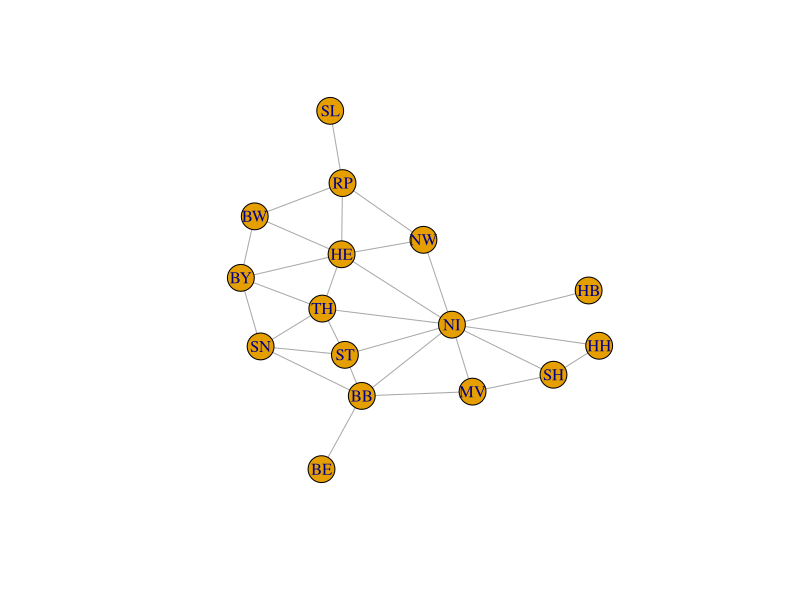
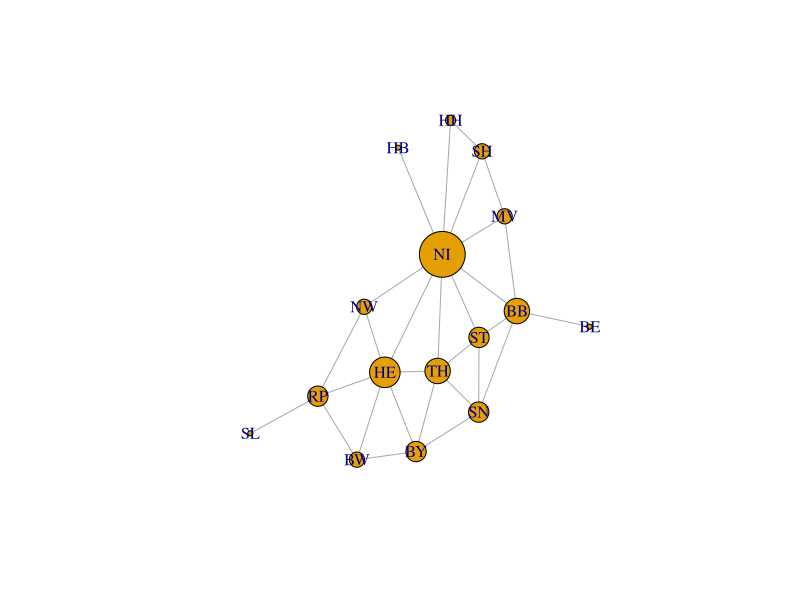
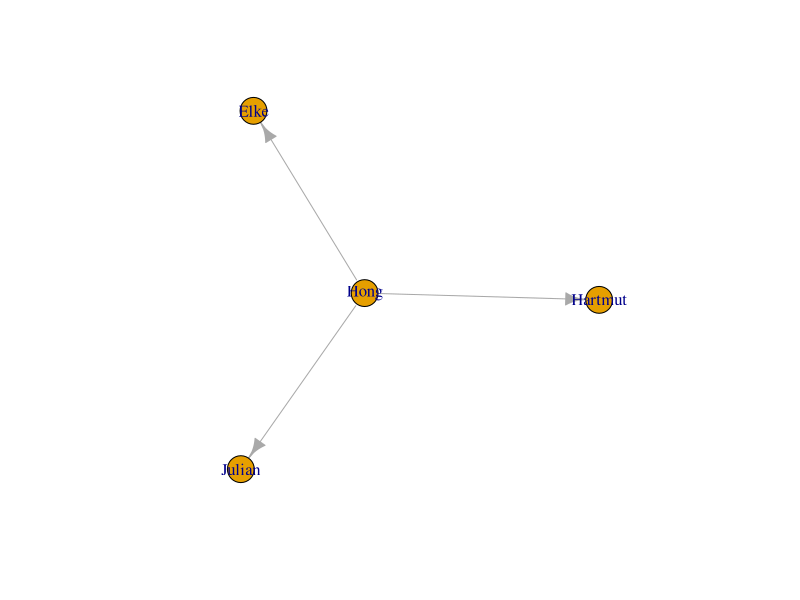
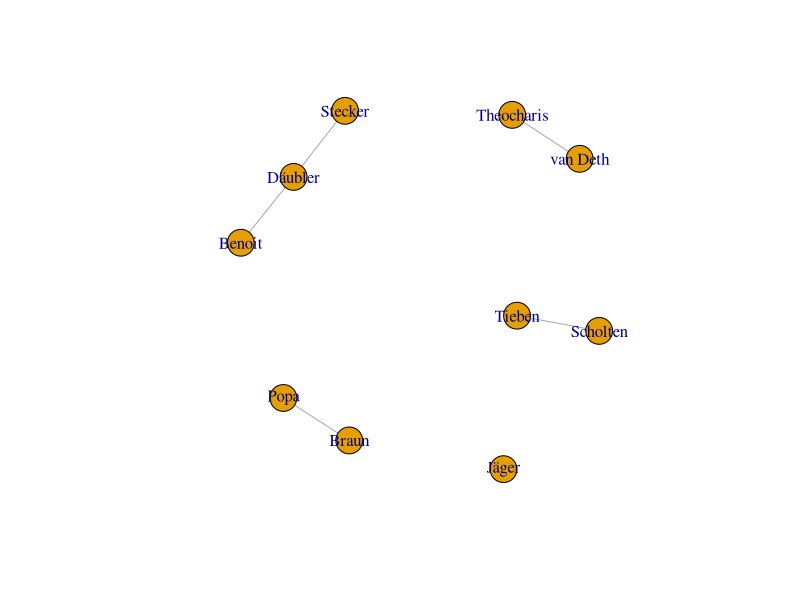
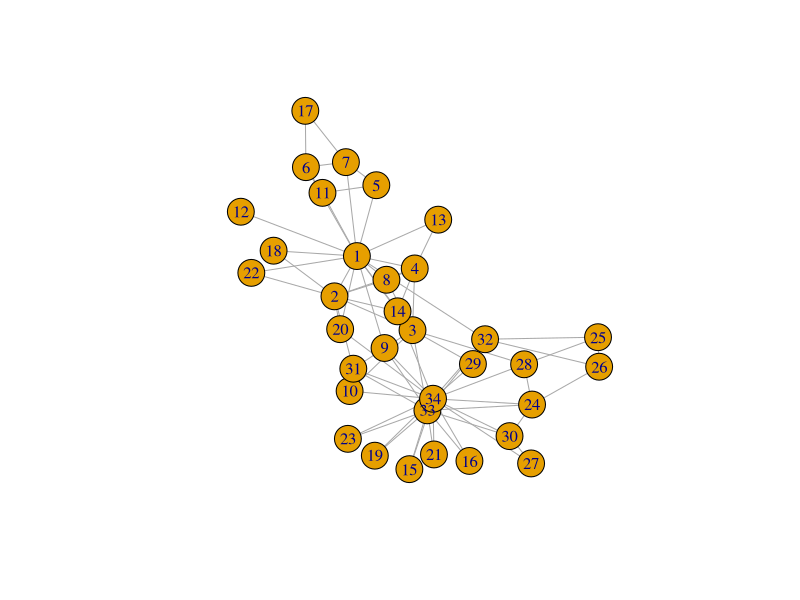
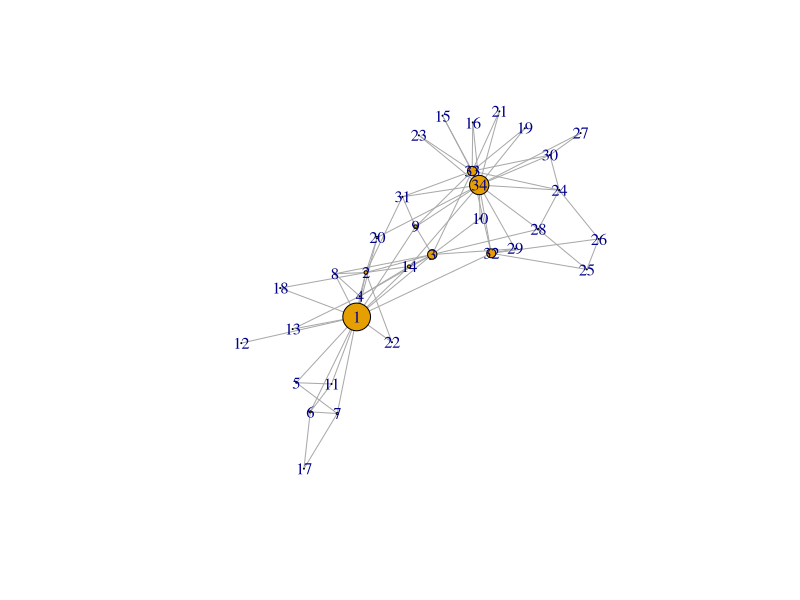
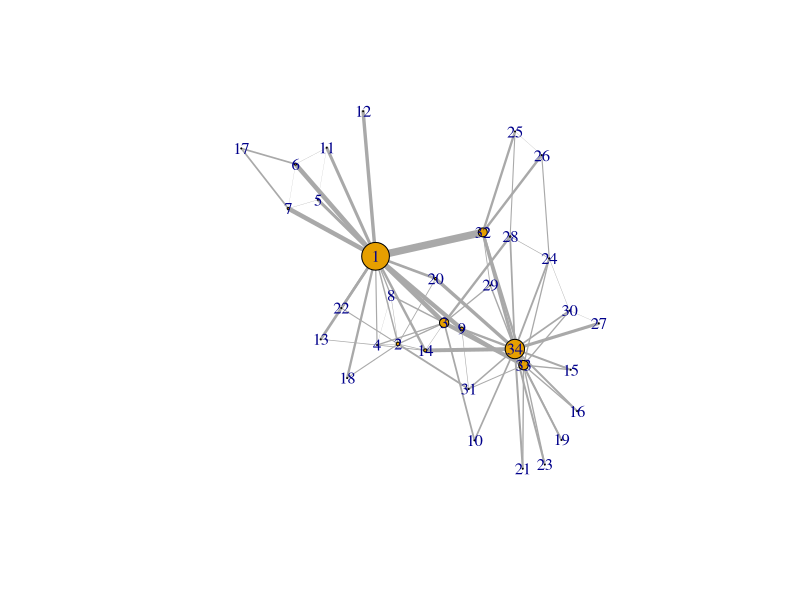
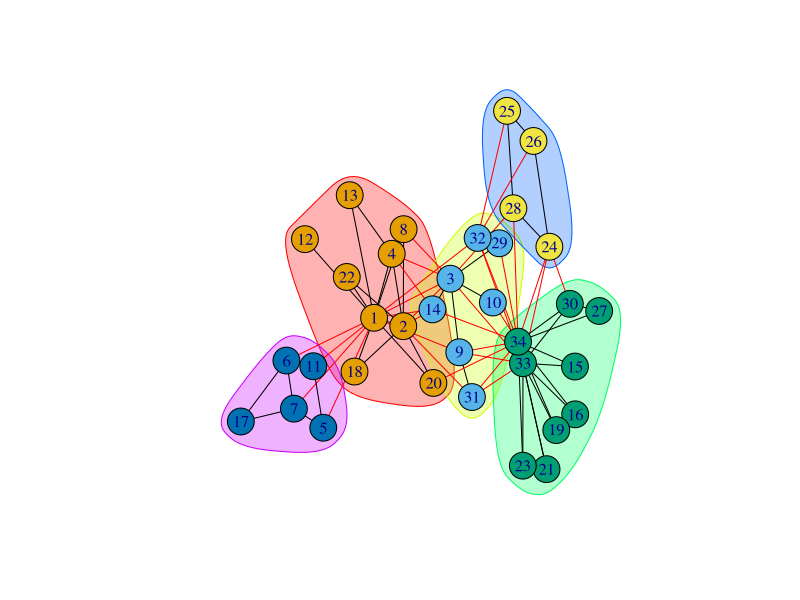

R code for these plots, in order:
## ---- chunk 1
require(igraph)
germany <- read.csv('germany_map.csv')
knitr::kable(head(germany), caption = "Edgelist")
## ---- chunk 2
g <- igraph::simplify(graph.data.frame(germany, directed = FALSE))
plot(g)
## ---- chunk 3
plot(g, vertex.size = degree(g) * 3)
## ---- chunk 4
knitr::kable(data.frame(crowd = c("Mathematicians", "Computer Scientists", "Social Scientists", "Most People (me included)", "Some People"), V = c("Vertices", "Nodes", "Actors", "Nodes", "Points"), E = c("Edges", "Arcs, Edges", "Ties", "Edges", "Lines")))
## ---- chunk 5
knitr::kable(data.frame(from = c('chainsawriot', 'kfc', 'kfc', 'kfc', 'kfc', 'kfc'), to = c('kfc', 'gerihalliwell', 'officialmelb','emmabunton','melaniecmusic','victoriabeckham')), caption = "Edgelist")
## ---- chunk 6
knitr::kable(data.frame(from = c('Mannheim', 'Mannheim', 'Ludwigshanfen', 'Mannheim'), to = c('Ludwigshanfen', 'Heidelberg', 'Heidelberg', 'Frankfurt'), distance = c(2.9, 20.3, 22, 76.7)), caption = "Edgelist")
## ---- chunk 7
knitr::kable(data.frame(from = c('Mannheim', 'Mannheim', 'Ludwigshanfen', 'Mannheim', 'Ludwigshanfen', 'Heidelberg'), to = c('Ludwigshanfen', 'Heidelberg', 'Heidelberg', 'Frankfurt', 'Frankfurt', 'Frankfurt'), distance = c(2.9, 20.3, 22, 76.7, 78.8, 84.3)), caption = "Edgelist")
## ---- chunk 8
knitr::kable(matrix(c(0, 2.9, 20.3, 76.7, 2.9, 0, 22, 78.8, 20.3, 22, 0, 84.3, 76.7, 78.8, 84.3, 0), nrow = 4, ncol = 4, byrow= TRUE, dimnames=list(c('Mannheim', 'Ludwigshafen', 'Heidelberg', 'Frankfurt'), c('Mannheim', 'Ludwigshafen', 'Heidelberg', 'Frankfurt'))))
## ---- chunk 9
knitr::kable(data.frame(from = c('chainsawriot', 'kfc', 'kfc', 'kfc', 'kfc', 'kfc'), to = c('kfc', 'gerihalliwell', 'officialmelb','emmabunton','melaniecmusic','victoriabeckham')), caption = "Edgelist")
## ---- chunk 10
knitr::kable(matrix(c(0, 1, 0, 0, 0, 0, 0,
         0, 0, 1, 1, 1, 1, 1,
         0, 0, 0, 0, 0, 0, 0,
         0, 0, 0, 0, 0, 0, 0,
         0, 0, 0, 0, 0, 0, 0,
         0, 0, 0, 0, 0, 0, 0,
         0, 0, 0, 0, 0, 0, 0),nrow = 7, ncol = 7, byrow= TRUE, dimnames=list(c('me', 'kfc', 'geri', 'melb', 'emma', 'melc', 'vic'),c('me', 'kfc', 'geri', 'melb', 'emma', 'melc', 'vic'))))
## ---- chunk 11
ego1 <- graph.data.frame(data.frame(ego = c('Hong', 'Hong', 'Hong'), alters = c('Elke', 'Hartmut', 'Julian')), directed = TRUE)
plot(ego1)
## ---- chunk 12
knitr::kable(data.frame(author = c('Jäger', 'Stecker', 'Däubler', 'Scholten', 'Tieben', 'Braun', 'Popa', 'Theocharis', 'van Deth', 'Benoit'), paper = c('1', '2', '2,6', '3', '3', '4', '4', '5', '5', '6')))
## ---- chunk 13
knitr::kable(data.frame(author = c('Jäger', 'Stecker', 'Däubler', 'Scholten', 'Tieben', 'Braun', 'Popa', 'Theocharis', 'van Deth', 'Däubler','Benoit'), paper = c('1', '2', '2', '3', '3', '4', '4', '5', '5', '6','6')))
## ---- chunk 14
knitr::kable(matrix(c(1,0,0,0,0,0,
         0,1,0,0,0,0,
         0,1,0,0,0,1,
         0,0,1,0,0,0,
         0,0,1,0,0,0,
         0,0,0,1,0,0,
         0,0,0,1,0,0,
         0,0,0,0,1,0,
         0,0,0,0,1,0,
         0,0,0,0,0,1), nrow = 10, byrow = TRUE, dimnames = list(c('Jäger', 'Stecker', 'Däubler', 'Scholten', 'Tieben', 'Braun', 'Popa', 'Theocharis', 'van Deth','Benoit'), c('P1', "P2", "P3", "P4", "P5", "P6"))))
## ---- chunk 15
ap <- data.frame(
author = c('Jäger', 'Stecker', 'Däubler', 'Scholten', 'Tieben', 'Braun', 'Popa', 'Theocharis', 'van Deth', 'Däubler','Benoit'), 
paper = c('p1', 'p2', 'p2', 'p3', 'p3', 'p4', 'p4', 'p5', 'p5', 'p6','p6'))
knitr::kable(ap)
## ---- chunk 16
require(Matrix)
A <- spMatrix(nrow = 10, ncol = 6,
         i = as.numeric(as.factor(ap$author)),
         j = as.numeric(as.factor(ap$paper)),
         x = rep(1, nrow(ap)))
row.names(A) <- levels(factor(ap$author))
colnames(A) <- levels(factor(ap$paper))
A
## ---- chunk 17
## A %*% t(A)
## tcrossprod(A)
tcrossprod(A)
## ---- chunk 18
coaff <- graph.adjacency(tcrossprod(A), 
	"undirected", weighted = TRUE, 
	diag = FALSE)
plot(coaff)
## ---- chunk 19
karate <- make_graph("Zachary")
plot(karate)
## ---- chunk 20
V(karate)
betweenness(karate, directed = FALSE)
## ---- chunk 21
plot(karate, vertex.size = (betweenness(karate) + 2) / 15)
## ---- chunk 22
E(karate)
## ---- chunk 23
edge_betweenness(karate, directed = FALSE)
## ---- chunk 24
plot(karate, 
edge.width = edge_betweenness(karate, directed = FALSE) / 10, 
vertex.size = (betweenness(karate, directed = FALSE) + 2) / 15)
## ---- chunk 25
comm <- walktrap.community(karate)
comm
## ---- chunk 26
plot(comm, karate)
## ---- chunk 27
comm2 <- structure(list(membership=cutat(comm, 2)), class="communities")
plot(comm2, karate)
